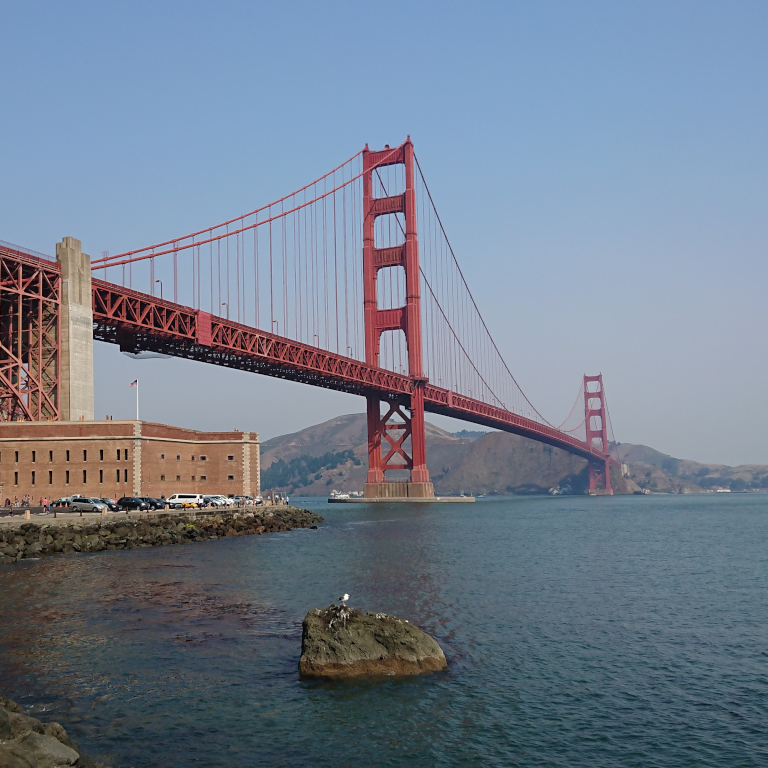
#> input picture SightVault/samples/bridge_photo.png, 768 x 768 px
$ python make_diagnostic_supplement.py
#> lines starting #> are read from the running program, lines starting #| are printed output that depends on the picture
#!/usr/bin/env python3
"""Create a tiny, separate diagnostic set for chart/table positives and people crops.

The two people crops come only from the already-shipped public bridge photo; the
synthetic chart/table images are deterministic Pillow drawings. None is added to
the demo samples, database, retrieval candidate pool, or 62-image baseline.
"""
from __future__ import annotations

import hashlib
import json
from pathlib import Path

from PIL import Image, ImageDraw, ImageFont


HERE = Path(__file__).resolve().parent
ROOT = HERE.parents[1]
OUT = HERE / "diagnostic_supplement"
MANIFEST = HERE / "diagnostic_supplement_manifest.json"
IMAGE_MANIFEST = HERE / "diagnostic_supplement_image_manifest.json"


def font(size: int = 30):
    try:
        return ImageFont.load_default(size=size)
    except TypeError:
        return ImageFont.load_default()


def text(draw: ImageDraw.ImageDraw, xy, value: str, size: int = 30, fill=(25, 35, 48)) -> None:
    draw.text(xy, value, font=font(size), fill=fill)


def make_bar_chart(path: Path) -> None:
    im = Image.new("RGB", (1000, 700), "white")
#> im: PIL image 1000x700 RGB; every value is 255
    d = ImageDraw.Draw(im)
    text(d, (60, 30), "Quarterly demand", 46)
    left, right, top, bottom = 190, 920, 150, 570
    for n in range(5):
        y = bottom - n * 100
        d.line((left, y, right, y), fill=(220, 226, 232), width=2)
        text(d, (125, y - 14), str(n * 20), 22, (80, 90, 100))
    d.line((left, top, left, bottom), fill=(45, 55, 65), width=4)
    d.line((left, bottom, right, bottom), fill=(45, 55, 65), width=4)
    values = [45, 75, 55, 90]
    labels = ["Q1", "Q2", "Q3", "Q4"]
    colors = [(46, 125, 176), (243, 156, 18), (39, 174, 96), (142, 68, 173)]
    width = 105
    for i, (value, label, color) in enumerate(zip(values, labels, colors)):
        x = 260 + i * 165
        y = bottom - value * 4
        d.rectangle((x, y, x + width, bottom), fill=color)
        text(d, (x + 24, y - 34), str(value), 22)
        text(d, (x + 28, bottom + 22), label, 22)
    text(d, (600, 640), "Orders per quarter", 24, (80, 90, 100))
    im.save(path)
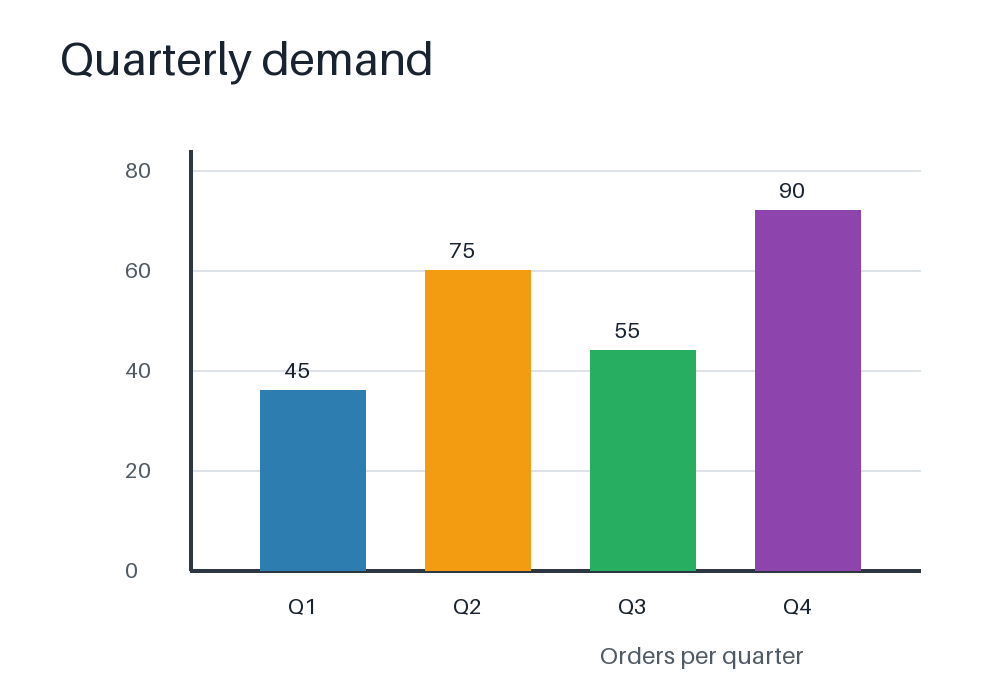
#> saved as chart-bars.png: PIL image 1000x700 RGB; mean R, G, B 232, 230.9, 229.3


def make_line_chart(path: Path) -> None:
    im = Image.new("RGB", (1000, 700), "white")
    d = ImageDraw.Draw(im)
    text(d, (60, 30), "Monthly visitors", 46)
    left, right, top, bottom = 180, 920, 150, 570
    for n in range(5):
        y = bottom - n * 100
        d.line((left, y, right, y), fill=(220, 226, 232), width=2)
        text(d, (110, y - 14), str(n * 25), 22, (80, 90, 100))
    d.line((left, top, left, bottom), fill=(45, 55, 65), width=4)
    d.line((left, bottom, right, bottom), fill=(45, 55, 65), width=4)
    values = [18, 42, 33, 73, 61, 88]
    labels = ["Jan", "Feb", "Mar", "Apr", "May", "Jun"]
    points = []
    for i, value in enumerate(values):
        x = left + 55 + i * 125
        y = bottom - value * 4
        points.append((x, y))
        text(d, (x - 15, bottom + 20), labels[i], 20, (80, 90, 100))
#> after the loop, points = [(235, 498), (360, 402), (485, 438), (610, 278), (735, 326), (860, 218)]
    d.line(points, fill=(26, 115, 232), width=8, joint="curve")
    for x, y in points:
        d.ellipse((x - 10, y - 10, x + 10, y + 10), fill=(26, 115, 232), outline="white", width=2)
#> this loop made 6 passes
    text(d, (600, 640), "Month", 24, (80, 90, 100))
    im.save(path)
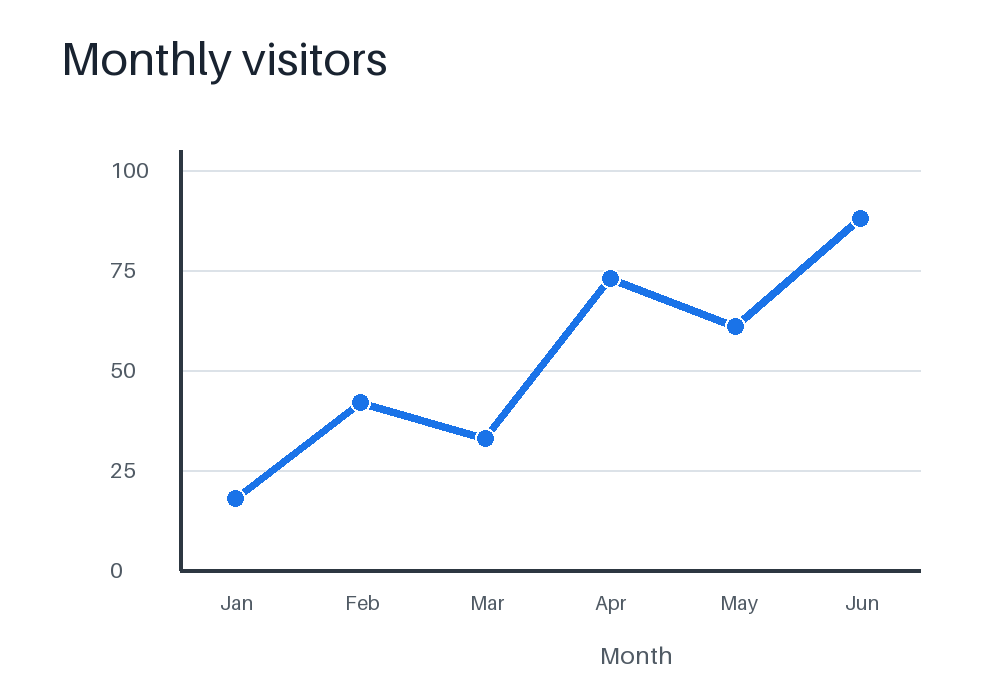
#> saved as chart-line.png: PIL image 1000x700 RGB; mean R, G, B 249.7, 250.7, 252


def make_table(path: Path, title: str, headers: list[str], rows: list[list[str]]) -> None:
#> called with title = 'Inventory summary'
    im = Image.new("RGB", (1000, 700), "white")
    d = ImageDraw.Draw(im)
    text(d, (55, 35), title, 44)
    x0, y0 = 60, 155
    widths = [255, 210, 210, 205]
    row_h = 92
    x_edges = [x0]
    for width in widths:
        x_edges.append(x_edges[-1] + width)
    values = [headers, *rows]
    for r, row in enumerate(values):
        top = y0 + r * row_h
        bottom = top + row_h
        fill = (224, 235, 245) if r == 0 else ((249, 251, 253) if r % 2 else (238, 243, 248))
        d.rectangle((x0, top, x_edges[-1], bottom), fill=fill)
        for edge in x_edges:
            d.line((edge, top, edge, bottom), fill=(54, 73, 91), width=3)
        d.line((x0, top, x_edges[-1], top), fill=(54, 73, 91), width=3)
        d.line((x0, bottom, x_edges[-1], bottom), fill=(54, 73, 91), width=3)
        for c, value in enumerate(row):
            text(d, (x_edges[c] + 14, top + 30), value, 24, (22, 37, 51))
    im.save(path)
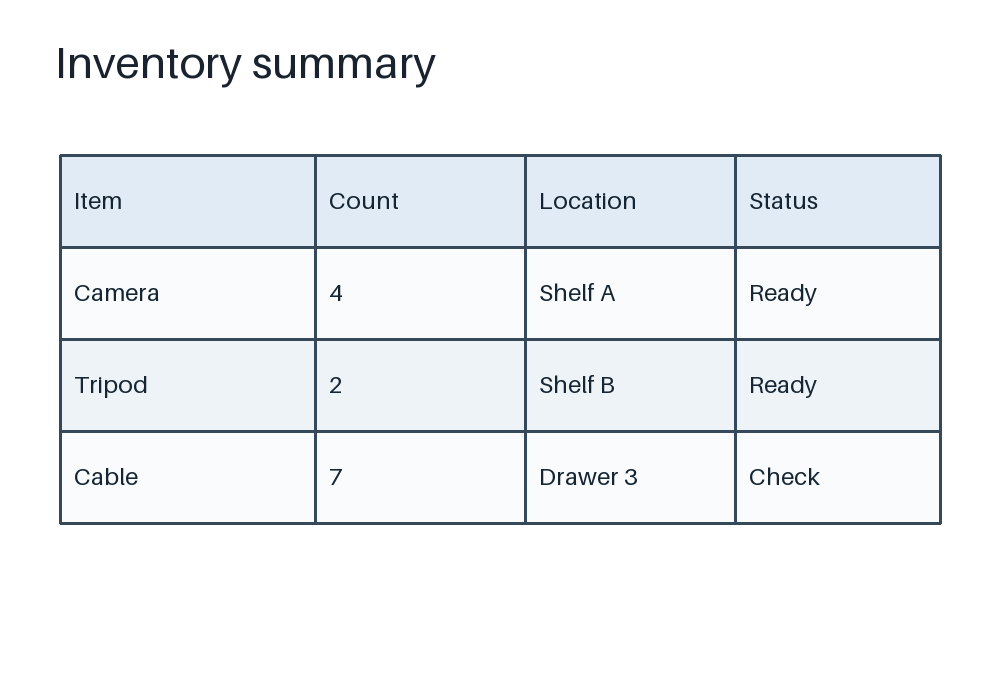
#> saved as table-inventory.png: PIL image 1000x700 RGB; mean R, G, B 240.4, 243.2, 245.9


def main() -> None:
    OUT.mkdir(parents=True, exist_ok=True)
    make_bar_chart(OUT / "chart-bars.png")
    make_line_chart(OUT / "chart-line.png")
    make_table(
        OUT / "table-inventory.png",
        "Inventory summary",
        ["Item", "Count", "Location", "Status"],
        [["Camera", "4", "Shelf A", "Ready"], ["Tripod", "2", "Shelf B", "Ready"], ["Cable", "7", "Drawer 3", "Check"]],
    )
    make_table(
        OUT / "table-monthly.png",
        "Monthly totals",
        ["Month", "Orders", "Returns", "Net"],
        [["January", "42", "3", "39"], ["February", "55", "5", "50"], ["March", "61", "4", "57"]],
    )
#> call 2 of make_table, with title = 'Monthly totals'
#> in make_table (call 2), `im.save(path)`:
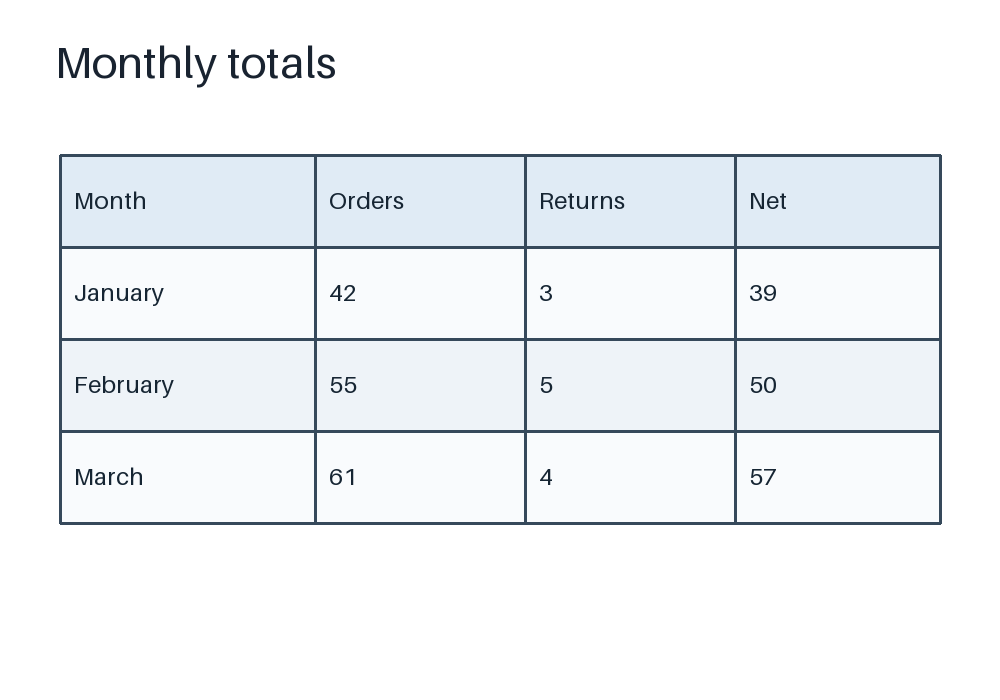
#> saved as table-monthly.png: PIL image 1000x700 RGB; mean R, G, B 241, 243.8, 246.4

    bridge = Image.open(ROOT / "samples" / "bridge_photo.png").convert("RGB")
    # Separate visible pedestrian clusters from the same existing public source photo.
    # These are useful image-level positives but remain one source scene, so never
    # count them as independent photographs in claims about generalization.
    crop_specs = [
        ("person-crop-left-group.png", (0, 465, 50, 535)),
        ("person-crop-center-group.png", (35, 465, 80, 535)),
    ]
    for name, box in crop_specs:
        crop = bridge.crop(box)
        crop.resize((crop.width * 6, crop.height * 6), Image.Resampling.LANCZOS).save(OUT / name)
#> this loop made 2 passes
#> pass 1, in main, `crop = bridge.crop(box)`:
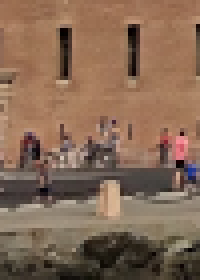
#> crop: PIL image 50x70 RGB (shown 4 times larger); mean R, G, B 133.4, 105, 85
#> pass 1, in main, `crop.resize((crop.width * 6, crop.height * 6), Image.Resampling.LANCZO..`:
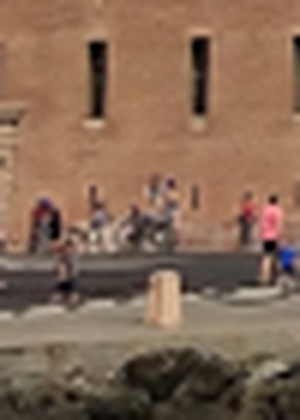
#> saved as person-crop-left-group.png: PIL image 300x420 RGB; mean R, G, B 133.4, 105.1, 85
#> pass 2, in main, `crop.resize((crop.width * 6, crop.height * 6), Image.Resampling.LANCZO..`:
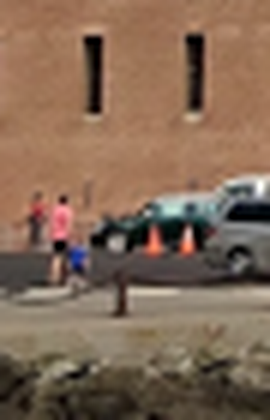
#> saved as person-crop-center-group.png: PIL image 270x420 RGB; mean R, G, B 130.6, 104.8, 85.6

    positive_definitions = {
        "chart": "A standalone plotted data visualization with axes and bars or a connected line.",
        "table": "A standalone data table with visible row/column cell borders and headers.",
        "person_crop": "A crop from the existing bridge photograph that visibly contains pedestrians; both crops share one source image.",
    }
    tags = {
        "contains_error": False,
        "contains_terminal": False,
        "contains_code": False,
        "contains_receipt": False,
        "contains_document": False,
        "contains_chart": False,
        "contains_table": False,
        "contains_ui": False,
        "contains_person": False,
    }
    records = []
    declarations = [
        ("D01", "chart-bars.png", "chart", {**tags, "contains_chart": True}),
        ("D02", "chart-line.png", "chart", {**tags, "contains_chart": True}),
        ("D03", "table-inventory.png", "table", {**tags, "contains_table": True}),
        ("D04", "table-monthly.png", "table", {**tags, "contains_table": True}),
        ("D05", "person-crop-left-group.png", "photo", {**tags, "contains_person": True}),
        ("D06", "person-crop-center-group.png", "photo", {**tags, "contains_person": True}),
    ]
    for image_id, file_name, content_type, labels in declarations:
        path = OUT / file_name
        with Image.open(path) as image:
            width, height = image.size
#> width = 1000; height = 700
        records.append(
            {
                "id": image_id,
                "file": file_name,
                "sha256": hashlib.sha256(path.read_bytes()).hexdigest(),
                "width": width,
                "height": height,
                "content_type": content_type,
                "labels": labels,
                "source": (
                    {
                        "kind": "deterministic synthetic Pillow fixture",
                        "generator": "make_diagnostic_supplement.py",
                    }
                    if image_id.startswith("D0") and image_id not in {"D05", "D06"}
                    else {
                        "kind": "crop from baseline I001",
                        "url": "https://raw.githubusercontent.com/google-gemma/cookbook/refs/heads/main/apps/sample-data/GoldenGate.png",
                        "crop_box_xyxy": list(next(box for name, box in crop_specs if name == file_name)),
                        "pixels_upscaled_by": 6,
                        "independence_note": "Both person crops come from the same original photo and are correlated diagnostics, not independent source images.",
                    }
                ),
            }
        )
    manifest = {
        "dataset": "SightVault d1 diagnostic supplement; separate from the 62-image baseline and retrieval candidate pool",
        "labels": positive_definitions,
        "images": records,
    }
    MANIFEST.write_text(json.dumps(manifest, ensure_ascii=False, indent=2) + "\n", encoding="utf-8")
    inference_manifest = {
        "dataset": manifest["dataset"],
        "images": [
            {key: record[key] for key in ("id", "file", "sha256", "width", "height")}
            for record in records
        ],
    }
    IMAGE_MANIFEST.write_text(json.dumps(inference_manifest, ensure_ascii=False, indent=2) + "\n", encoding="utf-8")
    print(f"Wrote {len(records)} diagnostic images to {OUT}, {MANIFEST}, and label-free {IMAGE_MANIFEST}")
#| Wrote 6 diagnostic images to SightVault/qa/d1-v2/diagnostic_supplement, SightVault/qa/d1-v2/diagnostic_supplement_manifest.json, and label-free SightVault/qa/d1-v2/diagnostic_supplement_image_manifest.json


if __name__ == "__main__":
    main()
